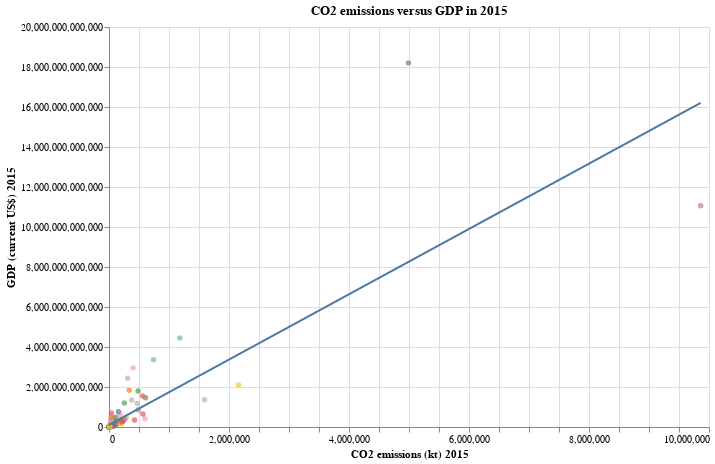

The cell this chart's notebook holds for it:
### Markdown cell above
Spearman rank correlation assesses how well the relationship between two ranks can be described using a monotonic function. A monotonic function is a function between ordered sets that preserves or reverses the given order.

### Code cell
# lets look at a strongish positive correlation
indi_list = ['CO2 emissions (kt)', 'CO2 emissions (metric tons per capita)','GDP (current US$)']
new_ind_df= get_ind_df(wdi_df, indi_list, '2015') 
#new_ind_df = new_ind_df[new_ind_df['Country Name'] != 'China']
#new_ind_df = new_ind_df[new_ind_df['Country Name'] != 'United States']

chart= alt.Chart(new_ind_df).mark_circle().encode(
    x = alt.X('CO2 emissions (kt) 2015'),
    y = alt.Y('GDP (current US$) 2015'),
    color = alt.Color('Country Name:N', legend=None),
    tooltip ='Country Name'
).properties(width=600, height=400, title='CO2 emissions versus GDP in 2015' )

#Here is a linear regression fit using ordinary least squares which minimizes distance between data points and the line
chart + chart.transform_regression('CO2 emissions (kt) 2015', 'GDP (current US$) 2015').mark_line()

### Figure 1 — Vega-Lite specification as saved in the notebook (floating-point values rounded to 4 significant figures; data arrays with more than 128 entries replaced by an {"elided": "..."} marker saying what was removed)
{"config": {"view": {"continuousWidth": 400, "continuousHeight": 300}}, "layer": [{"mark": "circle", "encoding": {"color": {"field": "Country Name", "legend": null, "type": "nominal"}, "tooltip": {"field": "Country Name", "type": "nominal"}, "x": {"field": "CO2 emissions (kt) 2015", "type": "quantitative"}, "y": {"field": "GDP (current US$) 2015", "type": "quantitative"}}, "height": 400, "title": "CO2 emissions versus GDP in 2015", "width": 600}, {"mark": "line", "encoding": {"color": {"field": "Country Name", "legend": null, "type": "nominal"}, "tooltip": {"field": "Country Name", "type": "nominal"}, "x": {"field": "CO2 emissions (kt) 2015", "type": "quantitative"}, "y": {"field": "GDP (current US$) 2015", "type": "quantitative"}}, "height": 400, "title": "CO2 emissions versus GDP in 2015", "transform": [{"on": "CO2 emissions (kt) 2015", "regression": "GDP (current US$) 2015"}], "width": 600}], "data": {"name": "data-9d1429f9a4a4b8ee965647389a18d14c"}, "$schema": "https://vega.github.io/schema/vega-lite/v4.17.0.json", "datasets": {"data-9d1429f9a4a4b8ee965647389a18d14c": {"elided": "213 records"}}}
